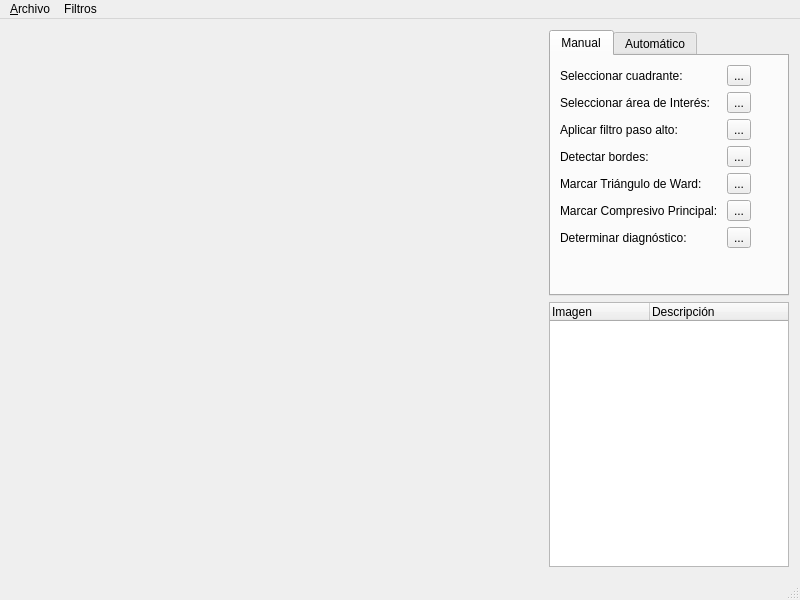
<?xml version="1.0" encoding="UTF-8"?>
<ui version="4.0">
 <class>MainWindowClass</class>
 <widget class="QMainWindow" name="MainWindowClass">
  <property name="geometry">
   <rect>
    <x>0</x>
    <y>0</y>
    <width>800</width>
    <height>600</height>
   </rect>
  </property>
  <property name="minimumSize">
   <size>
    <width>691</width>
    <height>418</height>
   </size>
  </property>
  <property name="windowTitle">
   <string>MainWindow</string>
  </property>
  <widget class="QWidget" name="centralWidget">
   <layout class="QHBoxLayout" name="horizontalLayout">
    <item>
     <widget class="QStackedWidget" name="stackedWidget">
      <property name="styleSheet">
       <string/>
      </property>
      <property name="frameShape">
       <enum>QFrame::NoFrame</enum>
      </property>
      <widget class="QWidget" name="stackedWidgetPage1">
       <property name="enabled">
        <bool>false</bool>
       </property>
       <layout class="QVBoxLayout" name="verticalLayout"/>
      </widget>
     </widget>
    </item>
    <item>
     <widget class="QWidget" name="widget" native="true">
      <property name="minimumSize">
       <size>
        <width>220</width>
        <height>0</height>
       </size>
      </property>
      <property name="maximumSize">
       <size>
        <width>240</width>
        <height>16777215</height>
       </size>
      </property>
      <layout class="QVBoxLayout" name="verticalLayout_2">
       <property name="sizeConstraint">
        <enum>QLayout::SetNoConstraint</enum>
       </property>
       <property name="margin">
        <number>0</number>
       </property>
       <item>
        <widget class="QTabWidget" name="tabWidget">
         <property name="sizePolicy">
          <sizepolicy hsizetype="Expanding" vsizetype="Expanding">
           <horstretch>0</horstretch>
           <verstretch>0</verstretch>
          </sizepolicy>
         </property>
         <property name="minimumSize">
          <size>
           <width>240</width>
           <height>0</height>
          </size>
         </property>
         <property name="maximumSize">
          <size>
           <width>16777215</width>
           <height>16777215</height>
          </size>
         </property>
         <property name="currentIndex">
          <number>0</number>
         </property>
         <widget class="QWidget" name="tabWidgetPage1">
          <attribute name="title">
           <string>Manual</string>
          </attribute>
          <layout class="QFormLayout" name="formLayout">
           <property name="fieldGrowthPolicy">
            <enum>QFormLayout::AllNonFixedFieldsGrow</enum>
           </property>
           <property name="horizontalSpacing">
            <number>9</number>
           </property>
           <property name="verticalSpacing">
            <number>6</number>
           </property>
           <property name="margin">
            <number>9</number>
           </property>
           <item row="1" column="0">
            <widget class="QLabel" name="label_2">
             <property name="text">
              <string>Seleccionar cuadrante:</string>
             </property>
            </widget>
           </item>
           <item row="1" column="1">
            <widget class="QToolButton" name="tbSelectCu">
             <property name="text">
              <string>...</string>
             </property>
            </widget>
           </item>
           <item row="2" column="0">
            <widget class="QLabel" name="label_3">
             <property name="text">
              <string>Seleccionar área de Interés:</string>
             </property>
            </widget>
           </item>
           <item row="2" column="1">
            <widget class="QToolButton" name="tbSelectZone">
             <property name="text">
              <string>...</string>
             </property>
            </widget>
           </item>
           <item row="3" column="1">
            <widget class="QToolButton" name="tbApplyFilter">
             <property name="text">
              <string>...</string>
             </property>
            </widget>
           </item>
           <item row="4" column="1">
            <widget class="QToolButton" name="tbDetectBorders">
             <property name="text">
              <string>...</string>
             </property>
            </widget>
           </item>
           <item row="3" column="0">
            <widget class="QLabel" name="lbFiltroPA">
             <property name="text">
              <string>Aplicar filtro paso alto:</string>
             </property>
            </widget>
           </item>
           <item row="4" column="0">
            <widget class="QLabel" name="lbBordes">
             <property name="text">
              <string>Detectar bordes:</string>
             </property>
            </widget>
           </item>
           <item row="5" column="1">
            <widget class="QToolButton" name="tbSelectTWard">
             <property name="text">
              <string>...</string>
             </property>
            </widget>
           </item>
           <item row="5" column="0">
            <widget class="QLabel" name="label">
             <property name="text">
              <string>Marcar Triángulo de Ward:</string>
             </property>
            </widget>
           </item>
           <item row="6" column="0">
            <widget class="QLabel" name="label_4">
             <property name="text">
              <string>Marcar Compresivo Principal:</string>
             </property>
            </widget>
           </item>
           <item row="6" column="1">
            <widget class="QToolButton" name="tbSelectCP">
             <property name="text">
              <string>...</string>
             </property>
            </widget>
           </item>
           <item row="7" column="1">
            <widget class="QToolButton" name="tbDiagnosticate">
             <property name="text">
              <string>...</string>
             </property>
            </widget>
           </item>
           <item row="7" column="0">
            <widget class="QLabel" name="label_5">
             <property name="text">
              <string>Determinar diagnóstico:</string>
             </property>
            </widget>
           </item>
          </layout>
         </widget>
         <widget class="QWidget" name="tabWidgetPage2">
          <attribute name="title">
           <string>Automático</string>
          </attribute>
         </widget>
        </widget>
       </item>
       <item>
        <widget class="QTreeWidget" name="treeWidget">
         <property name="frameShape">
          <enum>QFrame::StyledPanel</enum>
         </property>
         <property name="frameShadow">
          <enum>QFrame::Sunken</enum>
         </property>
         <property name="autoScroll">
          <bool>true</bool>
         </property>
         <property name="autoScrollMargin">
          <number>10</number>
         </property>
         <property name="alternatingRowColors">
          <bool>true</bool>
         </property>
         <property name="rootIsDecorated">
          <bool>true</bool>
         </property>
         <property name="itemsExpandable">
          <bool>true</bool>
         </property>
         <property name="animated">
          <bool>true</bool>
         </property>
         <attribute name="headerVisible">
          <bool>true</bool>
         </attribute>
         <attribute name="headerVisible">
          <bool>true</bool>
         </attribute>
         <column>
          <property name="text">
           <string>Imagen</string>
          </property>
         </column>
         <column>
          <property name="text">
           <string>Descripción</string>
          </property>
         </column>
        </widget>
       </item>
      </layout>
     </widget>
    </item>
   </layout>
  </widget>
  <widget class="QMenuBar" name="menuBar">
   <property name="geometry">
    <rect>
     <x>0</x>
     <y>0</y>
     <width>800</width>
     <height>29</height>
    </rect>
   </property>
   <widget class="QMenu" name="menu_Archivo">
    <property name="title">
     <string>&amp;Archivo</string>
    </property>
    <addaction name="actionAbrir_imagen"/>
    <addaction name="actionGuardar_resultados"/>
    <addaction name="separator"/>
    <addaction name="actionSalir"/>
   </widget>
   <widget class="QMenu" name="menuFiltros">
    <property name="title">
     <string>Filtros</string>
    </property>
    <widget class="QMenu" name="menuDeteccion_de_bordes">
     <property name="title">
      <string>Deteccion de bordes</string>
     </property>
     <widget class="QMenu" name="menuDireccionales">
      <property name="title">
       <string>Direccionales</string>
      </property>
      <addaction name="actionEste"/>
      <addaction name="actionOeste"/>
      <addaction name="actionNorte"/>
      <addaction name="actionSur"/>
      <addaction name="actionSuroeste"/>
      <addaction name="actionSureste"/>
      <addaction name="actionNoroeste"/>
      <addaction name="actionNoreste"/>
     </widget>
     <widget class="QMenu" name="menuBasadas_en_gradiente">
      <property name="title">
       <string>Basadas en gradiente</string>
      </property>
      <addaction name="separator"/>
      <addaction name="actionRoberts"/>
      <addaction name="actionSobel"/>
      <addaction name="actionPrewitt"/>
      <addaction name="actionFrei_Chen"/>
     </widget>
     <addaction name="menuDireccionales"/>
     <addaction name="menuBasadas_en_gradiente"/>
    </widget>
    <widget class="QMenu" name="menuRealce">
     <property name="title">
      <string>Realce</string>
     </property>
     <addaction name="actionPaso_Alto"/>
    </widget>
    <widget class="QMenu" name="menuOtros">
     <property name="title">
      <string>Otros</string>
     </property>
     <addaction name="actionPaso_Bajo"/>
    </widget>
    <addaction name="menuRealce"/>
    <addaction name="menuDeteccion_de_bordes"/>
    <addaction name="menuOtros"/>
   </widget>
   <addaction name="menu_Archivo"/>
   <addaction name="menuFiltros"/>
  </widget>
  <widget class="QStatusBar" name="statusBar"/>
  <action name="actionAbrir_imagen">
   <property name="text">
    <string>Abrir imagen</string>
   </property>
   <property name="toolTip">
    <string>Abrir imagen para analizar.</string>
   </property>
   <property name="shortcut">
    <string>Ctrl+A</string>
   </property>
  </action>
  <action name="actionGuardar_resultados">
   <property name="text">
    <string>Guardar resultados</string>
   </property>
   <property name="shortcut">
    <string>Ctrl+G</string>
   </property>
  </action>
  <action name="actionSalir">
   <property name="text">
    <string>Salir</string>
   </property>
   <property name="shortcut">
    <string>Ctrl+S</string>
   </property>
  </action>
  <action name="actionPaso_Alto">
   <property name="text">
    <string>Paso Alto</string>
   </property>
  </action>
  <action name="actionPaso_Bajo">
   <property name="text">
    <string>Paso Bajo</string>
   </property>
  </action>
  <action name="actionEste">
   <property name="text">
    <string>Este</string>
   </property>
  </action>
  <action name="actionOeste">
   <property name="text">
    <string>Oeste</string>
   </property>
  </action>
  <action name="actionNorte">
   <property name="text">
    <string>Norte</string>
   </property>
  </action>
  <action name="actionSur">
   <property name="text">
    <string>Sur</string>
   </property>
  </action>
  <action name="actionSuroeste">
   <property name="text">
    <string>Suroeste</string>
   </property>
  </action>
  <action name="actionSureste">
   <property name="text">
    <string>Sureste</string>
   </property>
  </action>
  <action name="actionNoroeste">
   <property name="text">
    <string>Noroeste</string>
   </property>
  </action>
  <action name="actionNoreste">
   <property name="text">
    <string>Noreste</string>
   </property>
  </action>
  <action name="actionRoberts">
   <property name="text">
    <string>Roberts</string>
   </property>
  </action>
  <action name="actionSobel">
   <property name="text">
    <string>Sobel</string>
   </property>
  </action>
  <action name="actionPrewitt">
   <property name="text">
    <string>Prewitt</string>
   </property>
  </action>
  <action name="actionFrei_Chen">
   <property name="text">
    <string>Frei-Chen</string>
   </property>
  </action>
  <action name="actionCompleto">
   <property name="text">
    <string>Completo</string>
   </property>
  </action>
 </widget>
 <layoutdefault spacing="6" margin="11"/>
 <tabstops>
  <tabstop>tbSelectCu</tabstop>
 </tabstops>
 <resources/>
 <connections/>
</ui>
